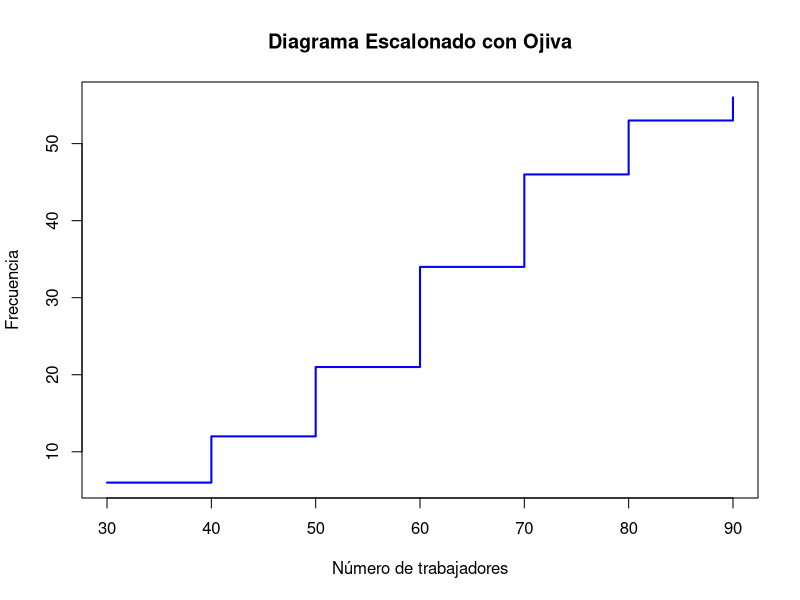

The R script that drew this image: (Note: this script raises an error after producing the figure.)
# A. partir de esta distribuci´on de frecuencias, calcule el n´umero total de
# galones vendidos la semana pasada. (2 puntos)

ventas <- data.frame(
  limite_inferior = c(0, 10, 20, 30, 40, 50, 60, 70),
  limete_superior = c(10, 20, 30, 40, 50, 60, 70, 80),
  f_absoluta = c(10, 20, 30, 25, 15, 10, 5, 5)
)

ventas$marca_clase = (ventas$limite_inferior + ventas$limete_superior) / 2

ventas$mc_por_fa = ventas$marca_clase * ventas$f_absoluta

ventas_total = sum(ventas$mc_por_fa)
n = sum(ventas$f_absoluta)

cat('EL número total de galones vendidos es', ventas_total, 'mil')

# B. Determina la media de los galones vendidos en cada operaci´on.
media_operacion = ventas_total / n

cat('La media de las operaciones es: ', media_operacion, 'mil')

# C. ¿La moda se encuentra por debajo o por arriba de los 25 000 galones?
# ¿C´omo lo sabe?
 
intervalo_modal = which.max(ventas$f_absoluta)
Li = ventas$limite_inferior[intervalo_modal]
A = ventas$limete_superior[intervalo_modal] - ventas$limite_inferior[intervalo_modal]
fi = ventas$f_absoluta[intervalo_modal]
fi_menos_1 = ventas$f_absoluta[intervalo_modal-1]
fi_mas_1 = ventas$f_absoluta[intervalo_modal+1]

moda_ventas = Li + A*((fi - fi_menos_1)/((fi - fi_menos_1)+(fi - fi_mas_1)))

cat('La moda de las ventas es:', moda_ventas, 'mil, que es superior a 25 mil')

# D. Calcule la mediana de las ventas.
ventas$f_a_acumulada = cumsum(ventas$f_absoluta)

intervalo_medinal = which(ventas$f_a_acumulada >= n/2)[1]
Li = ventas$limite_inferior[intervalo_medinal]
A = ventas$limete_superior[intervalo_medinal] - ventas$limite_inferior[intervalo_medinal]
fi = ventas$f_absoluta[intervalo_medinal]
Fi_1 = ventas$f_a_acumulada[intervalo_medinal-1]

mediana = Li + A/fi * (n/2 - Fi_1)

datos_empresas <- c(73, 95, 61, 46, 70, 55, 87, 65, 75, 48, 69, 75, 75, 39, 63, 82, 
           58, 43, 38, 64, 69, 79, 47, 63, 63, 81, 59, 77, 84, 34, 75, 93, 
           67, 89, 66, 52, 59, 36, 62, 43, 75, 52, 59, 87, 74, 30, 95, 38, 
           50, 72, 44, 53, 68, 72, 82, 63)

# a) Elaborar la tabla de frecuencias usando la regla de Sturges. (2 puntos)

R = max(datos_empresas) - min(datos_empresas)
rango = range(datos_empresas)
K = ceiling(1 + 3.322 * log10(length(datos_empresas)))
A = ceiling(R/K)
n = length(datos_empresas)

rule = seq(rango[1], rango[2] + A, by = A)
rule_1 = seq(rango[1], rango[2], by = A)
marca_de_clase = (rule[-length(rule)] + rule[-1]) / 2 
i = cut(datos_empresas, breaks = rule, right = FALSE)
tabla <- table(i)
intervalos <- levels(i)
f_absoluta <- as.numeric(tabla)
f_a_acumulada <- cumsum(f_absoluta)
f_relativa <- f_absoluta / n
f_r_acumulada <- cumsum(f_relativa)
f_porcentual <- f_relativa * 100 
f_p_acumulada <- cumsum(f_porcentual)

frecuencia_empresas <-data.frame(
  intervalos,
  f_absoluta,
  f_a_acumulada,
  f_relativa,
  f_r_acumulada,
  f_porcentual,
  f_p_acumulada
)

# b) Interpretar: f5, h2. (2 puntos)

f_5 = frecuencia_empresas$f_absoluta[5]
cat('tal .... es ', f_5)
h_2 = frecuencia_empresas$f_relativa[2]
cat('tal .... es ', h_2)

#c) Elaborar el diagrama escalonado y la ojiva respectiva. (2 puntos)
plot(rule_1, frecuencia_empresas$f_a_acumulada, 
     type = "s", xlab = "Número de trabajadores", 
     ylab = "Frecuencia", 
     main = "Diagrama Escalonado con Ojiva", 
     col = "blue", lwd = 2)

lines(marca_de_clase, 
      tabla_frecuencia$f_a_acumulada, 
      type = "b", col = "red", pch = 16, lwd = 2
      )
text(marca_de_clase, 
     tabla_frecuencia$f_a_acumulada, 
     labels = tabla_frecuencia$f_a_acumulada, 
     pos = 3, col = "black")


# D. Calcular la media aritm´etica (¯x) y la mediana (Me)
#para datos agrupadosy no agrupados. (2 puntos)

#e) Calcular la moda (Mo) para datos agrupados y no agrupados.


# No agrupadas 

media_empresas = mean(datos_empresas)
mediana_empresas = median(datos_empresas)

moda_empresas =  as.numeric(names(sort(table(datos), decreasing = TRUE)[1]))

# Agrupados

media_agrupada = sum(marca_de_clase * frecuencia_empresas$f_absoluta) / n

intervalo_modal = which.max(frecuencia_empresas$f_absoluta)

Li =  rule_1[intervalo_modal]
fi = frecuencia_empresas$f_absoluta[intervalo_modal]
fi_menos_1 = frecuencia_empresas$f_absoluta[intervalo_modal-1]
fi_mas_1 = frecuencia_empresas$f_absoluta[intervalo_modal+1]

moda_agrupada = Li + A*((fi - fi_menos_1)/((fi - fi_menos_1)+(fi - fi_mas_1)))

cat('La moda es:', moda_agrupada)

# mediana agrupada

intervalo_medinal = which(frecuencia_empresas$f_a_acumulada >= n/2)[1]
Li = rule_1[intervalo_medinal]
fi = frecuencia_empresas$f_absoluta[intervalo_medinal]
Fi_1 = frecuencia_empresas$f_a_acumulada[intervalo_medinal-1]

mediana = Li + A/fi * (n/2 - Fi_1)
